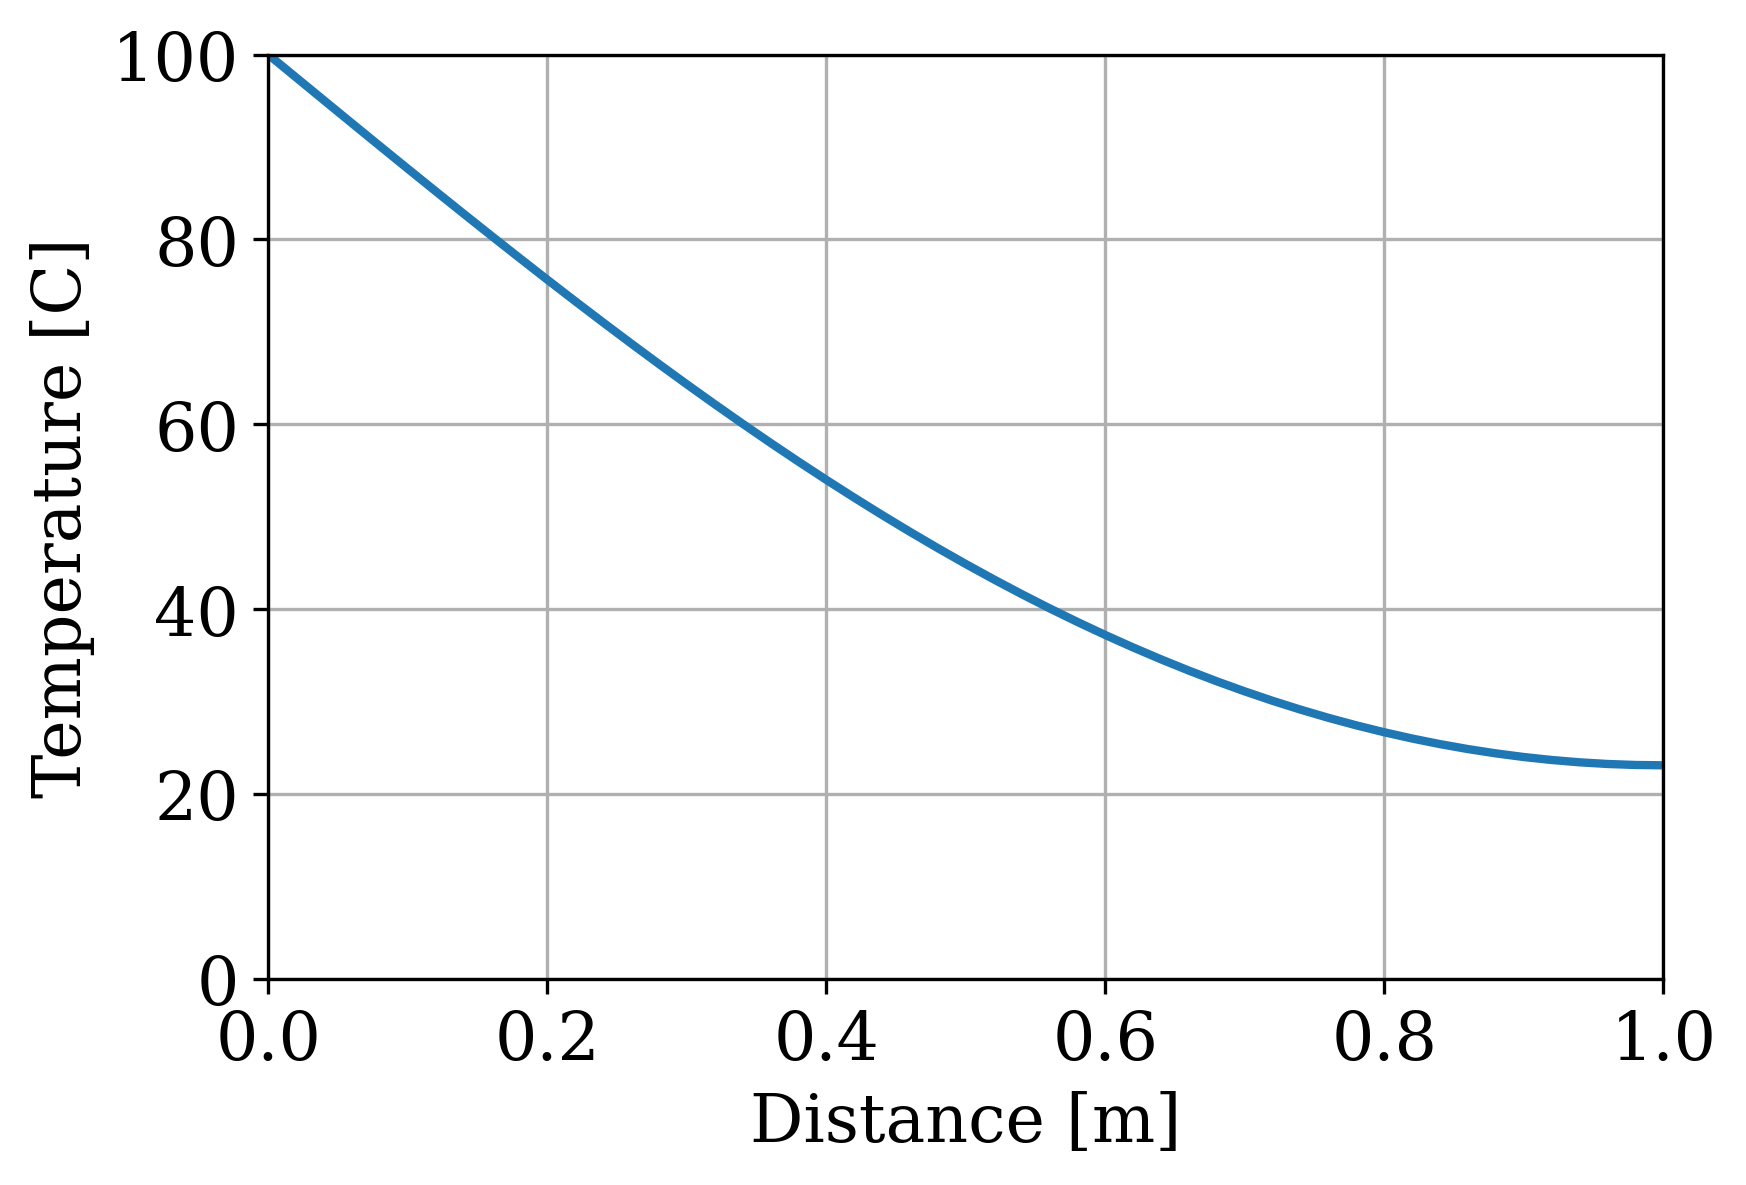

Generate this figure with Python:
import os
import numpy as np

from devito import (Grid, Function, TimeFunction, Eq, Operator, switchconfig,
                    configuration, SubDomain, norm)
from devito.symbolics import retrieve_functions, INT

from devito.petsc import PETScSolve, EssentialBC
from devito.petsc.initialize import PetscInitialize

import matplotlib.pyplot as plt

configuration['compiler'] = 'custom'
os.environ['CC'] = 'mpicc'


# TODO: which solver?
# python3 1d_heat_explicit.py -ksp_converged_reason -ksp_type gmres -ksp_rtol 1e-12 -pc_type none

# 1D test
# Solving u.dt = alpha * u.laplace + f(x)
# Dirichlet BCs: u(0, t) = 0, u(L, t) = 0
# Manufactured solution: u(x, t) = 5tx(L - x), with corresponding RHS f(x) = 5x(L - x) + 10*alpha*t
# ref - https://hplgit.github.io/fdm-book/doc/pub/book/pdf/fdm-book-4print.pdf

PetscInitialize()

# Subdomains to implement BCs
class SubLeft(SubDomain):
    name = 'subleft'

    def define(self, dimensions):
        x, = dimensions
        return {x: ('left', 1)}


class SubRight(SubDomain):
    name = 'subright'

    def define(self, dimensions):
        x, = dimensions
        return {x: ('right', 1)}
    

def neumann_right(eq, subdomain):
    lhs, rhs = eq.evaluate.args

    # Get horizontal subdimension and its parent
    xfs = subdomain.dimensions[0]
    x = xfs.parent

    # Functions present in stencil
    funcs = retrieve_functions(lhs-rhs)

    mapper = {}
    for f in funcs:
        # Get the x index
        xind = f.indices[-1]
        if (xind - x).as_coeff_Mul()[0] > 0:
            tmp = x - INT(abs(x.symbolic_max - xind))
            mapper.update({f: f.subs({xind: tmp})})

    return Eq(lhs.subs(mapper), rhs.subs(mapper), subdomain=subdomain)


sub1 = SubLeft()
sub2 = SubRight()

subdomains = (sub1, sub2,)


def exact(x):
    return -np.float64(np.exp(x))


Lx = np.float64(1.)

# n = 9, 17, 33, 65, 129, 257, 513, 1025, 2049, 4097, 8193
n_values = [2**k + 1 for k in range(3, 14)]
n_values = [51]

dx = np.array([Lx/(n-1) for n in n_values])

alpha = 1.22e-3
# sigma = 0.5
sigma = 5.0
dt = sigma * dx[0]**2 / alpha
nt = 100

infinity_norms = []
discrete_l2_norms = []
ksp_iters = []

for n in n_values:
    grid = Grid(
        shape=(n,), extent=(Lx,), subdomains=subdomains, dtype=np.float64
    )

    u = TimeFunction(name='u', grid=grid, space_order=2)
    bc = Function(name='bc', grid=grid, space_order=2)

    u.data[0][0] = 100.  # Initial condition

    eqn = Eq(u.dt, alpha*u.forward.laplace, subdomain=grid.interior)

    X = np.linspace(0, Lx, n).astype(np.float64)

    bc.data[0] = np.float64(100.0)

    # Create boundary condition expressions using subdomains
    bcs = [EssentialBC(u.forward, bc, subdomain=sub1)]
    bcs += [neumann_right(eqn, sub2)]

    exprs = [eqn] + bcs
    petsc = PETScSolve(exprs, target=u.forward, solver_parameters={'ksp_rtol': 1e-12})

    with switchconfig(log_level='DEBUG'):
        op = Operator(petsc, language='petsc')
        summary = op.apply(time=nt, dt=dt)

    # u_exact = Function(name='u_exact', grid=grid, space_order=2)
    # u_exact.data[:] = exact(X)

    # diff = Function(name='diff', grid=grid, space_order=2)
    # diff.data[:] = u_exact.data[:] - u.data[:]

#     # Compute infinity norm using numpy
#     # TODO: Figure out how to compute the infinity norm using Devito
#     infinity_norm = np.linalg.norm(diff.data[:].ravel(), ord=np.inf)
#     infinity_norms.append(infinity_norm)

#     # Compute discrete L2 norm (RMS error)
#     n_interior = np.prod([s - 1 for s in grid.shape])
#     discrete_l2_norm = norm(diff) / np.sqrt(n_interior)
#     discrete_l2_norms.append(discrete_l2_norm)


from matplotlib import pyplot

# Set the font family and size to use for Matplotlib figures.
pyplot.rcParams['font.family'] = 'serif'
pyplot.rcParams['font.size'] = 16


# Plot the temperature along the rod.
pyplot.figure(figsize=(6.0, 4.0))
pyplot.xlabel('Distance [m]')
pyplot.ylabel('Temperature [C]')
pyplot.grid()
pyplot.plot(X, u.data[-1], color='C0', linestyle='-', linewidth=2)
pyplot.xlim(0.0, 1.)
pyplot.ylim(0.0, 100.0)

# save fig
fig_path = '1d_heat_explicit.png'
pyplot.savefig(fig_path, bbox_inches='tight', dpi=300)
